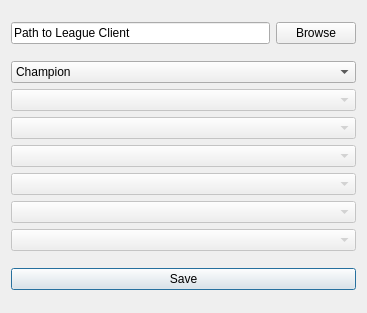
<?xml version="1.0" encoding="UTF-8"?>
<ui version="4.0">
 <class>Dialog</class>
 <widget class="QDialog" name="Dialog">
  <property name="geometry">
   <rect>
    <x>0</x>
    <y>0</y>
    <width>367</width>
    <height>313</height>
   </rect>
  </property>
  <property name="minimumSize">
   <size>
    <width>367</width>
    <height>313</height>
   </size>
  </property>
  <property name="maximumSize">
   <size>
    <width>367</width>
    <height>313</height>
   </size>
  </property>
  <property name="windowTitle">
   <string>League of Legends Item Changer</string>
  </property>
  <property name="sizeGripEnabled">
   <bool>false</bool>
  </property>
  <layout class="QGridLayout" name="gridLayout">
   <item row="0" column="0">
    <layout class="QHBoxLayout" name="horizontalLayout_2">
     <item>
      <widget class="QLineEdit" name="pathEdit">
       <property name="text">
        <string>Path to League Client</string>
       </property>
      </widget>
     </item>
     <item>
      <widget class="QPushButton" name="browseButton">
       <property name="text">
        <string>Browse</string>
       </property>
       <property name="autoDefault">
        <bool>false</bool>
       </property>
      </widget>
     </item>
    </layout>
   </item>
   <item row="1" column="0">
    <layout class="QVBoxLayout" name="verticalLayout">
     <item>
      <widget class="QComboBox" name="champBox">
       <item>
        <property name="text">
         <string>Champion</string>
        </property>
       </item>
       <item>
        <property name="text">
         <string>Ahri</string>
        </property>
       </item>
       <item>
        <property name="text">
         <string>Akali</string>
        </property>
       </item>
       <item>
        <property name="text">
         <string>Alistar</string>
        </property>
       </item>
       <item>
        <property name="text">
         <string>Amumu</string>
        </property>
       </item>
       <item>
        <property name="text">
         <string>Anivia</string>
        </property>
       </item>
       <item>
        <property name="text">
         <string>Annie</string>
        </property>
       </item>
       <item>
        <property name="text">
         <string>Ashe</string>
        </property>
       </item>
       <item>
        <property name="text">
         <string>Blitzcrank</string>
        </property>
       </item>
       <item>
        <property name="text">
         <string>Brand</string>
        </property>
       </item>
       <item>
        <property name="text">
         <string>Caitlyn</string>
        </property>
       </item>
       <item>
        <property name="text">
         <string>Cassiopeia</string>
        </property>
       </item>
       <item>
        <property name="text">
         <string>Cho'Gath</string>
        </property>
       </item>
       <item>
        <property name="text">
         <string>Corki</string>
        </property>
       </item>
       <item>
        <property name="text">
         <string>Darius</string>
        </property>
       </item>
       <item>
        <property name="text">
         <string>Dr. Mundo</string>
        </property>
       </item>
       <item>
        <property name="text">
         <string>Draven</string>
        </property>
       </item>
       <item>
        <property name="text">
         <string>Evelynn</string>
        </property>
       </item>
       <item>
        <property name="text">
         <string>Ezreal</string>
        </property>
       </item>
       <item>
        <property name="text">
         <string>Fiddlesticks</string>
        </property>
       </item>
       <item>
        <property name="text">
         <string>Fiora</string>
        </property>
       </item>
       <item>
        <property name="text">
         <string>Fizz</string>
        </property>
       </item>
       <item>
        <property name="text">
         <string>Galio</string>
        </property>
       </item>
       <item>
        <property name="text">
         <string>Gangplank</string>
        </property>
       </item>
       <item>
        <property name="text">
         <string>Gragas</string>
        </property>
       </item>
       <item>
        <property name="text">
         <string>Graves</string>
        </property>
       </item>
       <item>
        <property name="text">
         <string>Hecarim</string>
        </property>
       </item>
       <item>
        <property name="text">
         <string>Heimerdinger</string>
        </property>
       </item>
       <item>
        <property name="text">
         <string>Irelia</string>
        </property>
       </item>
       <item>
        <property name="text">
         <string>Janna</string>
        </property>
       </item>
       <item>
        <property name="text">
         <string>Jarvan IV</string>
        </property>
       </item>
       <item>
        <property name="text">
         <string>Jax</string>
        </property>
       </item>
       <item>
        <property name="text">
         <string>Karma</string>
        </property>
       </item>
       <item>
        <property name="text">
         <string>Karthus</string>
        </property>
       </item>
       <item>
        <property name="text">
         <string>Kassadin</string>
        </property>
       </item>
       <item>
        <property name="text">
         <string>Katarina</string>
        </property>
       </item>
       <item>
        <property name="text">
         <string>Kayle</string>
        </property>
       </item>
       <item>
        <property name="text">
         <string>Kennen</string>
        </property>
       </item>
       <item>
        <property name="text">
         <string>Kog'Maw</string>
        </property>
       </item>
       <item>
        <property name="text">
         <string>LeBlanc</string>
        </property>
       </item>
       <item>
        <property name="text">
         <string>Lee Sin</string>
        </property>
       </item>
       <item>
        <property name="text">
         <string>Leona</string>
        </property>
       </item>
       <item>
        <property name="text">
         <string>Lulu</string>
        </property>
       </item>
       <item>
        <property name="text">
         <string>Lux</string>
        </property>
       </item>
       <item>
        <property name="text">
         <string>Malphite</string>
        </property>
       </item>
       <item>
        <property name="text">
         <string>Malzahar</string>
        </property>
       </item>
       <item>
        <property name="text">
         <string>Maokai</string>
        </property>
       </item>
       <item>
        <property name="text">
         <string>Master Yi</string>
        </property>
       </item>
       <item>
        <property name="text">
         <string>Miss Fortune</string>
        </property>
       </item>
       <item>
        <property name="text">
         <string>Mordekaiser</string>
        </property>
       </item>
       <item>
        <property name="text">
         <string>Morgana</string>
        </property>
       </item>
       <item>
        <property name="text">
         <string>Nasus</string>
        </property>
       </item>
       <item>
        <property name="text">
         <string>Nautilus</string>
        </property>
       </item>
       <item>
        <property name="text">
         <string>Nidalee</string>
        </property>
       </item>
       <item>
        <property name="text">
         <string>Nocturne</string>
        </property>
       </item>
       <item>
        <property name="text">
         <string>Nunu</string>
        </property>
       </item>
       <item>
        <property name="text">
         <string>Olaf</string>
        </property>
       </item>
       <item>
        <property name="text">
         <string>Orianna</string>
        </property>
       </item>
       <item>
        <property name="text">
         <string>Pantheon</string>
        </property>
       </item>
       <item>
        <property name="text">
         <string>Poppy</string>
        </property>
       </item>
       <item>
        <property name="text">
         <string>Rammus</string>
        </property>
       </item>
       <item>
        <property name="text">
         <string>Renekton</string>
        </property>
       </item>
       <item>
        <property name="text">
         <string>Riven</string>
        </property>
       </item>
       <item>
        <property name="text">
         <string>Rumble</string>
        </property>
       </item>
       <item>
        <property name="text">
         <string>Ryze</string>
        </property>
       </item>
       <item>
        <property name="text">
         <string>Sejuani</string>
        </property>
       </item>
       <item>
        <property name="text">
         <string>Shaco</string>
        </property>
       </item>
       <item>
        <property name="text">
         <string>Shen</string>
        </property>
       </item>
       <item>
        <property name="text">
         <string>Shyvana</string>
        </property>
       </item>
       <item>
        <property name="text">
         <string>Singed</string>
        </property>
       </item>
       <item>
        <property name="text">
         <string>Sion</string>
        </property>
       </item>
       <item>
        <property name="text">
         <string>Sivir</string>
        </property>
       </item>
       <item>
        <property name="text">
         <string>Skarner</string>
        </property>
       </item>
       <item>
        <property name="text">
         <string>Sona</string>
        </property>
       </item>
       <item>
        <property name="text">
         <string>Soraka</string>
        </property>
       </item>
       <item>
        <property name="text">
         <string>Swain</string>
        </property>
       </item>
       <item>
        <property name="text">
         <string>Talong</string>
        </property>
       </item>
       <item>
        <property name="text">
         <string>Taric</string>
        </property>
       </item>
       <item>
        <property name="text">
         <string>Teemo</string>
        </property>
       </item>
       <item>
        <property name="text">
         <string>Tristana</string>
        </property>
       </item>
       <item>
        <property name="text">
         <string>Trundle</string>
        </property>
       </item>
       <item>
        <property name="text">
         <string>Tryndamere</string>
        </property>
       </item>
       <item>
        <property name="text">
         <string>Twisted Fate</string>
        </property>
       </item>
       <item>
        <property name="text">
         <string>Twitch</string>
        </property>
       </item>
       <item>
        <property name="text">
         <string>Udyr</string>
        </property>
       </item>
       <item>
        <property name="text">
         <string>Urgot</string>
        </property>
       </item>
       <item>
        <property name="text">
         <string>Varus</string>
        </property>
       </item>
       <item>
        <property name="text">
         <string>Vayne</string>
        </property>
       </item>
       <item>
        <property name="text">
         <string>Veigar</string>
        </property>
       </item>
       <item>
        <property name="text">
         <string>Viktor</string>
        </property>
       </item>
       <item>
        <property name="text">
         <string>New Item</string>
        </property>
       </item>
       <item>
        <property name="text">
         <string>Vladimir</string>
        </property>
       </item>
       <item>
        <property name="text">
         <string>Volibear</string>
        </property>
       </item>
       <item>
        <property name="text">
         <string>Warwick</string>
        </property>
       </item>
       <item>
        <property name="text">
         <string>Wukong</string>
        </property>
       </item>
       <item>
        <property name="text">
         <string>Xerath</string>
        </property>
       </item>
       <item>
        <property name="text">
         <string>Xin Zhao</string>
        </property>
       </item>
       <item>
        <property name="text">
         <string>Yorick</string>
        </property>
       </item>
       <item>
        <property name="text">
         <string>Ziggs</string>
        </property>
       </item>
       <item>
        <property name="text">
         <string>Zilean</string>
        </property>
       </item>
       <item>
        <property name="text">
         <string>Zyra</string>
        </property>
       </item>
      </widget>
     </item>
     <item>
      <widget class="QComboBox" name="fiveBox">
       <property name="enabled">
        <bool>false</bool>
       </property>
      </widget>
     </item>
     <item>
      <widget class="QComboBox" name="oneBox">
       <property name="enabled">
        <bool>false</bool>
       </property>
      </widget>
     </item>
     <item>
      <widget class="QComboBox" name="twoBox">
       <property name="enabled">
        <bool>false</bool>
       </property>
      </widget>
     </item>
     <item>
      <widget class="QComboBox" name="sixBox">
       <property name="enabled">
        <bool>false</bool>
       </property>
      </widget>
     </item>
     <item>
      <widget class="QComboBox" name="threeBox">
       <property name="enabled">
        <bool>false</bool>
       </property>
      </widget>
     </item>
     <item>
      <widget class="QComboBox" name="fourBox">
       <property name="enabled">
        <bool>false</bool>
       </property>
      </widget>
     </item>
    </layout>
   </item>
   <item row="2" column="0">
    <widget class="QPushButton" name="saveButton">
     <property name="text">
      <string>Save</string>
     </property>
     <property name="default">
      <bool>true</bool>
     </property>
    </widget>
   </item>
  </layout>
 </widget>
 <resources/>
 <connections/>
</ui>
